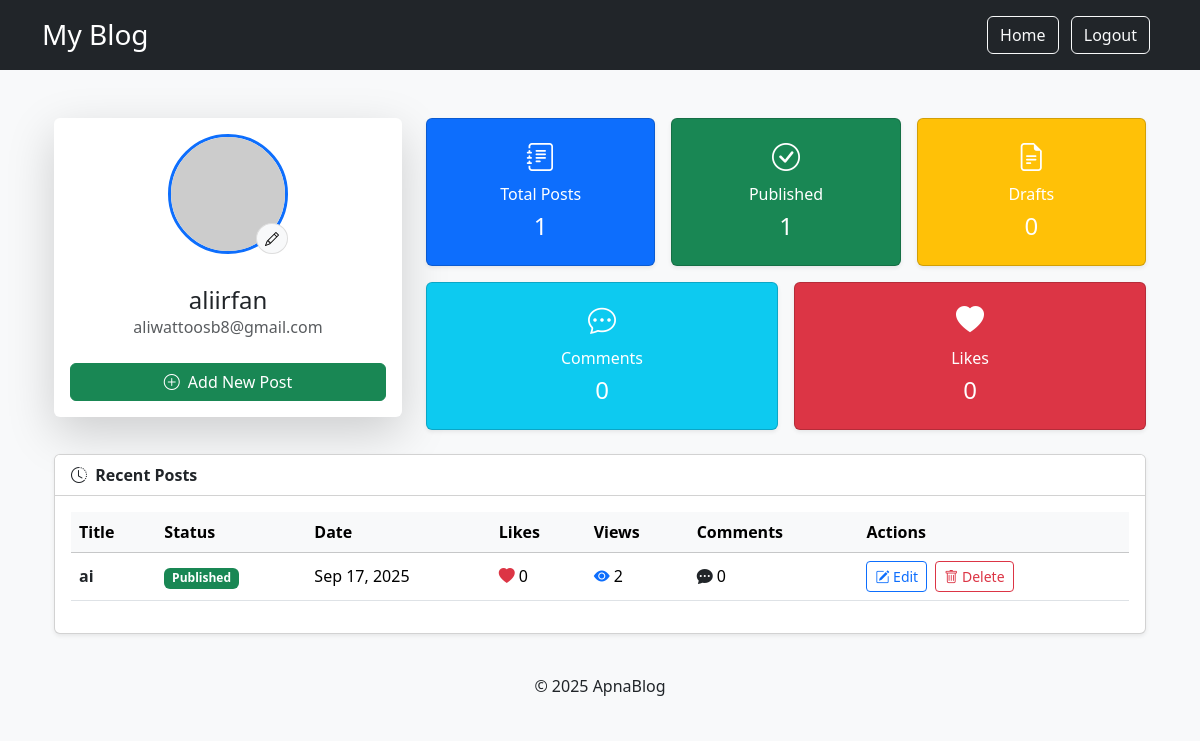
The page /dashboard/ (signed in) on the database its author committed.
### post/models.py (models this page shows, shortened)
class Post(models.Model):
    STATUS_CHOICES = (
        ("draft", "Draft"),
        ("published", "Published"),
    )
    title = models.CharField(max_length=200)
    slug = models.SlugField(max_length=220, unique=True, blank=True)
    summary = models.TextField(max_length=300, help_text="Short summary for preview.")
    content = models.TextField()
    author = models.ForeignKey(User, on_delete=models.CASCADE, related_name="posts")
    category = models.ForeignKey(Category, on_delete=models.SET_NULL, null=True, blank=True)
    tags = models.ManyToManyField(Tag, blank=True)
    image = models.ImageField(upload_to="posts/", blank=True, null=True)
    created_at = models.DateTimeField(auto_now_add=True)
    updated_at = models.DateTimeField(auto_now=True)
    status = models.CharField(max_length=10, choices=STATUS_CHOICES, default="draft")
    views = models.PositiveIntegerField(default=0)

### accounts/views.py (the view)
# urls.py: path('dashboard/', accounts_views.dashboard, name='dashboard'),
def dashboard(request):
    if not request.user.is_authenticated:
        return redirect('login')
    user_posts = Post.objects.filter(author=request.user)
    total_posts = user_posts.count()
    published_posts = user_posts.filter(status="published").count()
    draft_posts = user_posts.filter(status="draft").count()
    recent_posts = user_posts.order_by('-created_at')[:5]
    total_comments = sum(post.comments.count() for post in user_posts)
    total_likes = sum(post.likes.count() for post in user_posts)
    profile_img_url = None
    try:
        if request.user.profile.image and request.user.profile.image.url:
            profile_img_url = request.user.profile.image.url
    except Exception:
        pass
    if not profile_img_url:
        profile_img_url = f"https://ui-avatars.com/api/?name={request.user.username}&background=0D8ABC&color=fff&size=80"
    return render(request, 'dashboard.html', {
        'user_posts': user_posts,
        'total_posts': total_posts,
        'published_posts': published_posts,
        'draft_posts': draft_posts,
        'recent_posts': recent_posts,
        'total_comments': total_comments,
        'total_likes': total_likes,
        'profile_img_url': profile_img_url,
    })

### templates/dashboard.html
{% extends "base.html" %}
{% block content %}
<div class="container mt-5">
    <div class="row mb-4">
        <div class="col-md-4">
            <div class="card shadow-lg border-0">
                <div class="card-body text-center">
                    <div class="position-relative d-inline-block mb-3">
                    <img src="https://ui-avatars.com/api/?name={{ request.user.username }}&background=0D8ABC&color=fff&size=120" class="rounded-circle border border-3 border-primary"
                        alt="Avatar" width="120" height="120" style="object-fit: cover;">
                        <a href="{% url 'edit_profile' %}"
                           class="btn btn-sm btn-light rounded-circle position-absolute bottom-0 end-0"
                           style="border: 1px solid #ddd;">
                            <i class="bi bi-pencil"></i>
                        </a>
                    </div>
                    <h4 class="mt-3 mb-0">{{ request.user.username }}</h4>
                    <p class="text-muted">{{ request.user.email }}</p>
                    <a href="{% url 'add_post' %}" class="btn btn-success w-100 mt-2">
                        <i class="bi bi-plus-circle me-1"></i> Add New Post
                    </a>
                </div>
            </div>
        </div>
        <div class="col-md-8">
            <div class="row g-3">
                <div class="col-md-4">
                    <div class="card shadow-sm text-center bg-primary text-white">
                        <div class="card-body">
                            <i class="bi bi-journal-text fs-3"></i>
                            <h6 class="mt-2">Total Posts</h6>
                            <h4>{{ total_posts }}</h4>
                        </div>
                    </div>
                </div>
                <div class="col-md-4">
                    <div class="card shadow-sm text-center bg-success text-white">
                        <div class="card-body">
                            <i class="bi bi-check-circle fs-3"></i>
                            <h6 class="mt-2">Published</h6>
                            <h4>{{ published_posts }}</h4>
                        </div>
                    </div>
                </div>
                <div class="col-md-4">
                    <div class="card shadow-sm text-center bg-warning text-white">
                        <div class="card-body">
                            <i class="bi bi-file-earmark-text fs-3"></i>
                            <h6 class="mt-2">Drafts</h6>
                            <h4>{{ draft_posts }}</h4>
                        </div>
                    </div>
                </div>
                <div class="col-md-6">
                    <div class="card shadow-sm text-center bg-info text-white">
                        <div class="card-body">
                            <i class="bi bi-chat-dots fs-3"></i>
                            <h6 class="mt-2">Comments</h6>
                            <h4>{{ total_comments }}</h4>
                        </div>
                    </div>
                </div>
                <div class="col-md-6">
                    <div class="card shadow-sm text-center bg-danger text-white">
                        <div class="card-body">
                            <i class="bi bi-heart-fill fs-3"></i>
                            <h6 class="mt-2">Likes</h6>
                            <h4>{{ total_likes }}</h4>
                        </div>
                    </div>
                </div>
            </div>
        </div>
    </div>
    <div class="card shadow-sm">
        <div class="card-header bg-white fw-bold">
            <i class="bi bi-clock-history me-1"></i> Recent Posts
        </div>
        <div class="card-body">
            <div class="table-responsive">
                <table class="table align-middle table-hover">
                    <thead class="table-light">
                        <tr>
                            <th>Title</th>
                            <th>Status</th>
                            <th>Date</th>
                            <th>Likes</th>
                            <th>Views</th>
                            <th>Comments</th>
                            <th>Actions</th>
                        </tr>
                    </thead>
                    <tbody>
                        {% for post in recent_posts %}
                        <tr>
                            <td>
                                <a href="{% url 'post_detail' post.id %}"
                                   class="fw-bold text-decoration-none text-dark">
                                    {{ post.title }}
                                </a>
                            </td>
                            <td>
                                {% if post.status == 'published' %}
                                    <span class="badge bg-success">Published</span>
                                {% else %}
                                    <span class="badge bg-secondary">Draft</span>
                                {% endif %}
                            </td>
                            <td>{{ post.created_at|date:"M d, Y" }}</td>
                            <td><i class="bi bi-heart-fill text-danger me-1"></i>{{ post.likes.count }}</td>
                            <td><i class="bi bi-eye-fill text-primary me-1"></i>{{ post.views }}</td>
                            <td><i class="bi bi-chat-dots-fill text-dark me-1"></i>{{ post.comments.count }}</td>
                            <td>
                                <a href="{% url 'edit_post' post.id %}" class="btn btn-sm btn-outline-primary me-1" title="Edit Post">
                                    <i class="bi bi-pencil-square"></i> Edit
                                </a>
                                <a href="{% url 'delete_post' post.id %}" class="btn btn-sm btn-outline-danger" title="Delete Post" onclick="return confirm('Are you sure you want to delete this post?');">
                                    <i class="bi bi-trash"></i> Delete
                                </a>
                            </td>
                        </tr>
                        {% empty %}
                        <tr>
                            <td colspan="7" class="text-center text-muted">No posts found.</td>
                        </tr>
                        {% endfor %}
                    </tbody>
                </table>
            </div>
        </div>
    </div>
</div>
{% endblock %}

### static/css/style.css (style rules this page uses)
body { background-color: #f8f9fa; color: #212529; }
body, .card { transition: background-color 0.3s, color 0.3s; }

### rows shown on the page
Post: title "ai", status "Published", created_at "Sep 17, 2025", likes.count "0", views "2", comments.count "0"

### other values the page prints
{{ request.user.username }} "aliirfan"
{{ request.user.email }} "aliwattoosb8@gmail.com"
{{ total_posts }} "1"
{{ published_posts }} "1"
{{ draft_posts }} "0"
{{ total_comments }} "0"
{{ total_likes }} "0"
